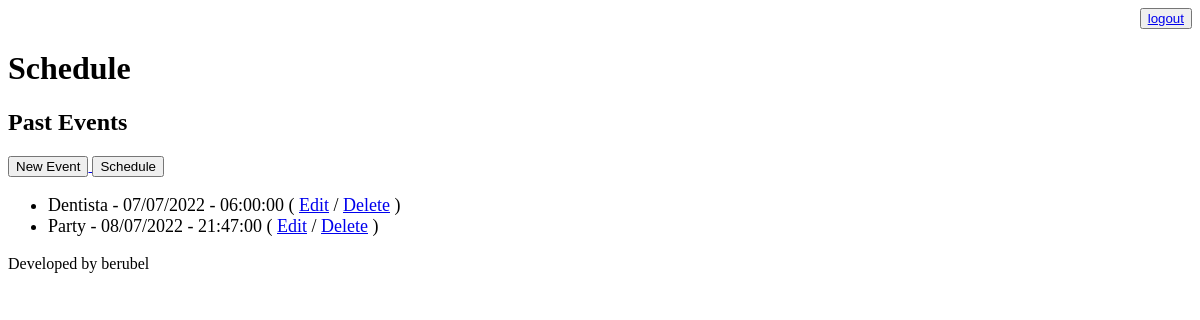
The page /agenda/historico/ (signed in) on the database as committed earlier.
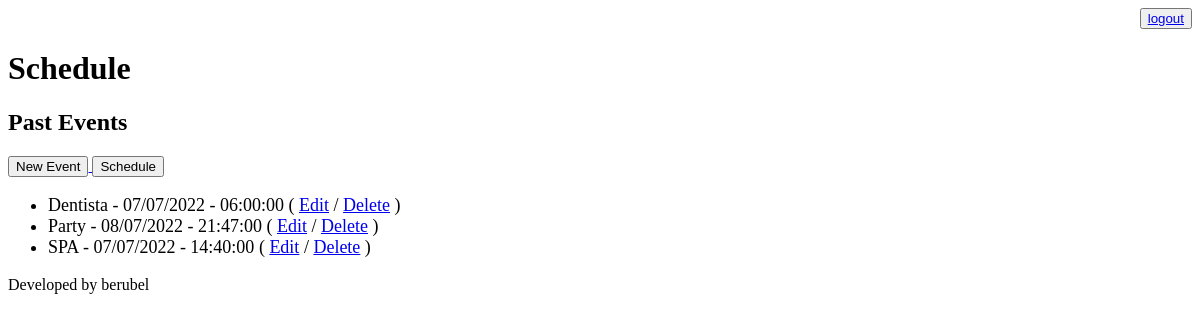
The same page on the database as committed later.
### core/models.py (models this page shows, shortened)
class Evento(models.Model):
    titulo = models.CharField(max_length=100)
    descricao = models.TextField(blank=True)
    data_evento = models.DateTimeField(verbose_name='data do evento')
    data_criacao = models.DateTimeField(auto_now=True, verbose_name= 'data da criação')
    usuario = models.ForeignKey(User, on_delete=models.CASCADE) # on_delete parameter tells django
    local = models.CharField(max_length=100, null=True)                    # what to do if user is deleted
    class Meta:
        db_table = 'evento'
    def get_data_evento(self):
        return self.data_evento.strftime("%d/%m/%Y - %H:%M:%S")

### core/views.py (the view)
# urls.py: path('agenda/historico/', views.lista_eventos_historico),
@login_required(login_url='/login/')
def lista_eventos_historico(request):
    usuario = request.user
    data_atual = datetime.now() - timedelta(hours=1)
    evento = Evento.objects.filter(usuario=usuario, data_evento__lt=data_atual) # events in the past
    data = {'eventos': evento}
    return render(request, 'historico.html', data)

### templates/historico.html
{% extends "model-page.html" %}
{% block content%}
    <h2>Past Events</h2>
    <a href="evento/">
        <button type="button">New Event</button>
    </a>
    <a href="/">
         <button type="button">Schedule</button>
    </a>
    <ul style="font-size: 18px">
    {% for evento in eventos %}
        <li>
            {{ evento.titulo }} - {{ evento.get_data_evento }}
            ( <a href="evento/?id={{ evento.id }}">Edit</a>
            / <a href="evento/delete/{{ evento.id }}/">Delete</a> )
        </li>
    {% endfor %}
    </ul>
{% endblock %}

Rows that differ between the two databases and show on the page:
added Evento: titulo "SPA", get_data_evento "07/07/2022 - 14:40:00"
